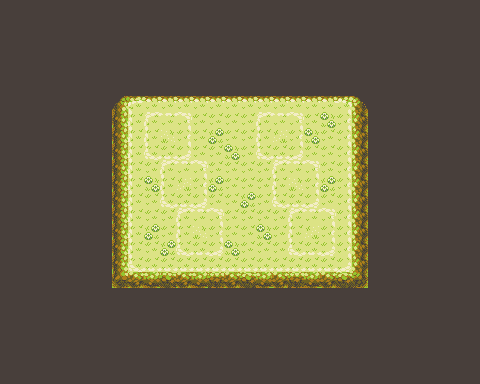

This game map was drawn from its Tiled (.tmx) file and the tilesets committed beside it. A one-line description and the trimmed map source follow:
An orthogonal 30x24 tile map with 16x16 px tiles, 4 tile layers (background_1, background_2, background_3, foreground_1) and 4 objects (player_spawner, slime_spawner_1, slime_spawner_2, slime_spawner_3).

<map version="1.10" tiledversion="1.11.2" orientation="orthogonal" renderorder="right-down" width="30" height="24" tilewidth="16" tileheight="16" infinite="0" nextlayerid="9" nextobjectid="5">
 <properties>
  <property name="background_music" type="file" value="../audio/field_theme_1.wav" />
  <property name="mapId" type="int" value="3" />
 </properties>
 <tileset firstgid="1" source="tiles/outdoor_map_tiles.tsx" />
 <layer id="2" name="background_1" width="30" height="24">
  <data>[720 cells, 720 non-empty, 3 distinct tile ids]</data>
 </layer>
 <layer id="3" name="background_2" width="30" height="24">
  <data>[720 cells, 192 non-empty, 25 distinct tile ids]</data>
 </layer>
 <layer id="4" name="background_3" width="30" height="24">
  <data>[720 cells, 0 non-empty, 0 distinct tile ids]</data>
 </layer>
 <layer id="5" name="foreground_1" width="30" height="24">
  <data>[720 cells, 0 non-empty, 0 distinct tile ids]</data>
 </layer>
 <objectgroup id="6" name="entities" />
 <objectgroup id="8" name="portals" />
 <objectgroup color="#00aa00" id="7" name="spawners">
  <object id="1" name="player_spawner" x="171.5" y="171.375" width="26" height="26">
   <properties>
    <property name="entityToSpawn" value="player" />
    <property name="id" type="int" value="1" />
    <property name="mapId" type="int" value="3" />
    <property name="spawnTimer" type="float" value="0" />
   </properties>
   <ellipse />
  </object>
  <object id="2" name="slime_spawner_1" x="282.833" y="171.333" width="26" height="26">
   <properties>
    <property name="entityToSpawn" value="slime" />
    <property name="id" type="int" value="2" />
    <property name="mapId" type="int" value="3" />
    <property name="spawnTimer" type="float" value="0" />
   </properties>
   <ellipse />
  </object>
  <object id="3" name="slime_spawner_2" x="267.125" y="122.625" width="26" height="26">
   <properties>
    <property name="entityToSpawn" value="slime" />
    <property name="id" type="int" value="3" />
    <property name="mapId" type="int" value="3" />
    <property name="spawnTimer" type="float" value="0" />
   </properties>
   <ellipse />
  </object>
  <object id="4" name="slime_spawner_3" x="299.375" y="219.25" width="26" height="26">
   <properties>
    <property name="entityToSpawn" value="slime" />
    <property name="id" type="int" value="4" />
    <property name="mapId" type="int" value="3" />
    <property name="spawnTimer" type="float" value="0" />
   </properties>
   <ellipse />
  </object>
 </objectgroup>
</map>